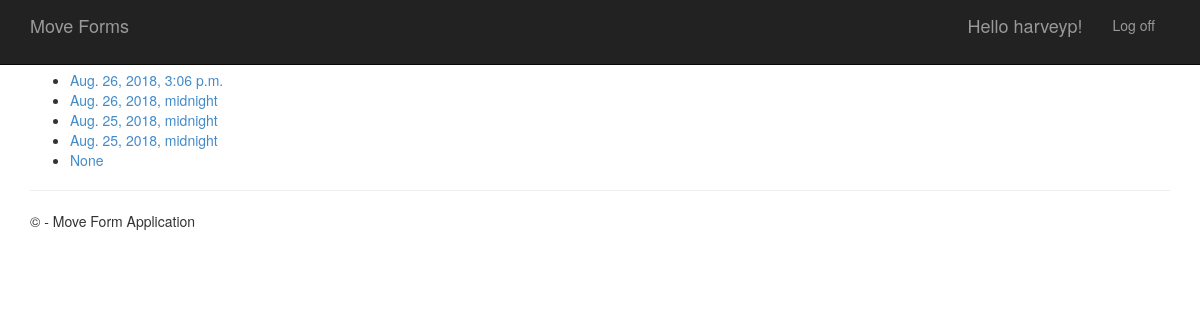
Page /mvforms/ (signed in) on the committed database.
### mvForms/models.py (models this page shows, shortened)
class moveForm(models.Model):
    First_Name = models.CharField(max_length=100)
    Last_Name = models.CharField(max_length=200)
    userID = models.AutoField
    eMail = models.EmailField()
    Citizenship = models.CharField(max_length = 100)
    Company = models.CharField(max_length = 200)
    Manager = models.CharField(max_length = 200)
    subPOC = models.CharField(max_length = 200)
    program = models.CharField(max_length = 200)
    location = models.CharField(max_length = 200)
    phoneNum = models.IntegerField()
    faaBadge = models.CharField(max_length = 200)
    faaParking = models.CharField(max_length = 200)
    comments = models.TextField(max_length = 1500)
    publication_date = models.DateTimeField()

### mvForms/views.py (the view)
# urls.py: path('', views.index, name='index'),
def index(request):
    latest_moveForm_list = moveForm.objects.order_by('-publication_date')[:5]
    context = {
            'latest_moveForm_list' : latest_moveForm_list,
        }
    return render(request, 'index.html', context)

### mvForms/templates/index.html (shortened to what this page needs)
﻿{% extends 'layout.html' %}
    {% load staticfiles %}
{% block content %}
<body>
{% if latest_moveForm_list %}
    <ul>
    {% for moveform in latest_moveForm_list %}
        <li><a href="{% url 'mvForms:detail' moveform.id %}">{{ moveform.fName }}  {{ moveform.publication_date }}</a></li>
    {% endfor %}
    </ul>
{% else %}
    <p>No move forms available are available.</p>
{% endif %}
</body>
{% endblock %}

### mvForms/templates/loginpartial.html (shortened to what this page needs)
{% if user.is_authenticated %}
<form id="logoutForm" action="/logout" method="post" class="navbar-right">
    <ul class="nav navbar-nav navbar-right">
        <li><span class="navbar-brand">Hello {{ user.username }}!</span></li>
        <li><a href="javascript:document.getElementById('logoutForm').submit()">Log off</a></li>
    </ul>
</form>
{% else %}
<ul class="nav navbar-nav navbar-right">
    <li><a href="{% url 'login' %}">Log in</a></li>
</ul>
{% endif %}

### mvForms/static/content/site.css (style rules this page uses)
body { padding-top: 50px; padding-bottom: 20px; }

### rows in the picture
moveForm: publication_date "Aug. 26, 2018, 3:06 p.m."
moveForm: publication_date "Aug. 26, 2018, midnight"
moveForm: publication_date "Aug. 25, 2018, midnight"
moveForm: publication_date "Aug. 25, 2018, midnight"
moveForm: publication_date "None"

### other values in the picture
{{ user.username }} "harveyp"
